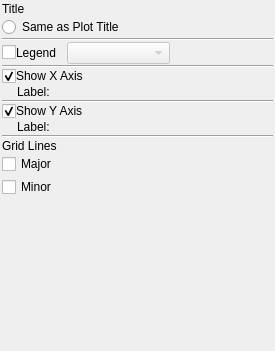
<?xml version="1.0" encoding="UTF-8"?>
<ui version="4.0">
 <class>CanvasTab</class>
 <widget class="QWidget" name="CanvasTab">
  <property name="geometry">
   <rect>
    <x>0</x>
    <y>0</y>
    <width>275</width>
    <height>351</height>
   </rect>
  </property>
  <property name="maximumSize">
   <size>
    <width>275</width>
    <height>16777215</height>
   </size>
  </property>
  <property name="windowTitle">
   <string>PlotMS Canvas Tab</string>
  </property>
  <layout class="QVBoxLayout" name="verticalLayout">
   <property name="spacing">
    <number>1</number>
   </property>
   <property name="margin">
    <number>2</number>
   </property>
   <item>
    <widget class="QLabel" name="titleLabel">
     <property name="text">
      <string>Title</string>
     </property>
     <property name="textFormat">
      <enum>Qt::RichText</enum>
     </property>
    </widget>
   </item>
   <item>
    <widget class="QFrame" name="titleFrame">
     <property name="frameShape">
      <enum>QFrame::NoFrame</enum>
     </property>
     <property name="frameShadow">
      <enum>QFrame::Raised</enum>
     </property>
     <layout class="QVBoxLayout">
      <property name="spacing">
       <number>3</number>
      </property>
      <property name="margin">
       <number>0</number>
      </property>
      <item>
       <widget class="QRadioButton" name="titleSameAsPlot">
        <property name="text">
         <string>Same as Plot Title</string>
        </property>
       </widget>
      </item>
     </layout>
    </widget>
   </item>
   <item>
    <widget class="Line" name="line">
     <property name="orientation">
      <enum>Qt::Horizontal</enum>
     </property>
    </widget>
   </item>
   <item>
    <layout class="QHBoxLayout">
     <property name="spacing">
      <number>0</number>
     </property>
     <item>
      <widget class="QCheckBox" name="legend">
       <property name="text">
        <string/>
       </property>
      </widget>
     </item>
     <item>
      <widget class="QLabel" name="legendLabel">
       <property name="text">
        <string>Legend</string>
       </property>
       <property name="textFormat">
        <enum>Qt::RichText</enum>
       </property>
      </widget>
     </item>
     <item>
      <spacer>
       <property name="orientation">
        <enum>Qt::Horizontal</enum>
       </property>
       <property name="sizeType">
        <enum>QSizePolicy::Fixed</enum>
       </property>
       <property name="sizeHint" stdset="0">
        <size>
         <width>10</width>
         <height>20</height>
        </size>
       </property>
      </spacer>
     </item>
     <item>
      <widget class="QComboBox" name="legendChooser">
       <property name="enabled">
        <bool>false</bool>
       </property>
       <property name="sizePolicy">
        <sizepolicy hsizetype="Expanding" vsizetype="Fixed">
         <horstretch>0</horstretch>
         <verstretch>0</verstretch>
        </sizepolicy>
       </property>
      </widget>
     </item>
     <item>
      <spacer>
       <property name="orientation">
        <enum>Qt::Horizontal</enum>
       </property>
       <property name="sizeHint" stdset="0">
        <size>
         <width>40</width>
         <height>20</height>
        </size>
       </property>
      </spacer>
     </item>
    </layout>
   </item>
   <item>
    <widget class="Line" name="line_4">
     <property name="orientation">
      <enum>Qt::Horizontal</enum>
     </property>
    </widget>
   </item>
   <item>
    <layout class="QHBoxLayout">
     <property name="spacing">
      <number>0</number>
     </property>
     <item>
      <widget class="QCheckBox" name="xAxis">
       <property name="text">
        <string/>
       </property>
       <property name="checked">
        <bool>true</bool>
       </property>
      </widget>
     </item>
     <item>
      <widget class="QLabel" name="xAxisLabel">
       <property name="sizePolicy">
        <sizepolicy hsizetype="Expanding" vsizetype="Preferred">
         <horstretch>0</horstretch>
         <verstretch>0</verstretch>
        </sizepolicy>
       </property>
       <property name="text">
        <string>Show X Axis</string>
       </property>
       <property name="textFormat">
        <enum>Qt::RichText</enum>
       </property>
      </widget>
     </item>
    </layout>
   </item>
   <item>
    <widget class="QFrame" name="xLabel">
     <property name="frameShape">
      <enum>QFrame::NoFrame</enum>
     </property>
     <property name="frameShadow">
      <enum>QFrame::Raised</enum>
     </property>
     <layout class="QHBoxLayout">
      <property name="spacing">
       <number>3</number>
      </property>
      <property name="leftMargin">
       <number>15</number>
      </property>
      <property name="topMargin">
       <number>0</number>
      </property>
      <property name="rightMargin">
       <number>0</number>
      </property>
      <property name="bottomMargin">
       <number>0</number>
      </property>
      <item>
       <widget class="QLabel" name="xLabelLabel">
        <property name="text">
         <string>Label:</string>
        </property>
        <property name="textFormat">
         <enum>Qt::RichText</enum>
        </property>
       </widget>
      </item>
      <item>
       <widget class="QFrame" name="xLabelFrame">
        <property name="sizePolicy">
         <sizepolicy hsizetype="Expanding" vsizetype="Preferred">
          <horstretch>0</horstretch>
          <verstretch>0</verstretch>
         </sizepolicy>
        </property>
        <property name="frameShape">
         <enum>QFrame::NoFrame</enum>
        </property>
        <property name="frameShadow">
         <enum>QFrame::Raised</enum>
        </property>
       </widget>
      </item>
     </layout>
    </widget>
   </item>
   <item>
    <widget class="Line" name="line_3">
     <property name="orientation">
      <enum>Qt::Horizontal</enum>
     </property>
    </widget>
   </item>
   <item>
    <layout class="QHBoxLayout">
     <property name="spacing">
      <number>0</number>
     </property>
     <item>
      <widget class="QCheckBox" name="yAxis">
       <property name="text">
        <string/>
       </property>
       <property name="checked">
        <bool>true</bool>
       </property>
      </widget>
     </item>
     <item>
      <widget class="QLabel" name="yAxisLabel">
       <property name="sizePolicy">
        <sizepolicy hsizetype="Expanding" vsizetype="Preferred">
         <horstretch>0</horstretch>
         <verstretch>0</verstretch>
        </sizepolicy>
       </property>
       <property name="text">
        <string>Show Y Axis</string>
       </property>
       <property name="textFormat">
        <enum>Qt::RichText</enum>
       </property>
      </widget>
     </item>
    </layout>
   </item>
   <item>
    <widget class="QFrame" name="yLabel">
     <property name="frameShape">
      <enum>QFrame::NoFrame</enum>
     </property>
     <property name="frameShadow">
      <enum>QFrame::Raised</enum>
     </property>
     <layout class="QHBoxLayout">
      <property name="spacing">
       <number>3</number>
      </property>
      <property name="leftMargin">
       <number>15</number>
      </property>
      <property name="topMargin">
       <number>0</number>
      </property>
      <property name="rightMargin">
       <number>0</number>
      </property>
      <property name="bottomMargin">
       <number>0</number>
      </property>
      <item>
       <widget class="QLabel" name="yLabelLabel">
        <property name="text">
         <string>Label:</string>
        </property>
        <property name="textFormat">
         <enum>Qt::RichText</enum>
        </property>
       </widget>
      </item>
      <item>
       <widget class="QFrame" name="yLabelFrame">
        <property name="sizePolicy">
         <sizepolicy hsizetype="Expanding" vsizetype="Preferred">
          <horstretch>0</horstretch>
          <verstretch>0</verstretch>
         </sizepolicy>
        </property>
        <property name="frameShape">
         <enum>QFrame::NoFrame</enum>
        </property>
        <property name="frameShadow">
         <enum>QFrame::Raised</enum>
        </property>
       </widget>
      </item>
     </layout>
    </widget>
   </item>
   <item>
    <widget class="Line" name="line_2">
     <property name="orientation">
      <enum>Qt::Horizontal</enum>
     </property>
    </widget>
   </item>
   <item>
    <widget class="QLabel" name="gridLabel">
     <property name="text">
      <string>Grid Lines</string>
     </property>
    </widget>
   </item>
   <item>
    <widget class="QFrame" name="gridFrame">
     <property name="maximumSize">
      <size>
       <width>16777215</width>
       <height>50</height>
      </size>
     </property>
     <property name="frameShape">
      <enum>QFrame::NoFrame</enum>
     </property>
     <property name="frameShadow">
      <enum>QFrame::Raised</enum>
     </property>
     <layout class="QGridLayout">
      <property name="margin">
       <number>0</number>
      </property>
      <property name="spacing">
       <number>3</number>
      </property>
      <item row="0" column="0">
       <widget class="QCheckBox" name="gridMajor">
        <property name="text">
         <string>Major</string>
        </property>
       </widget>
      </item>
      <item row="0" column="1">
       <widget class="QFrame" name="gridMajorFrame">
        <property name="sizePolicy">
         <sizepolicy hsizetype="Expanding" vsizetype="Preferred">
          <horstretch>0</horstretch>
          <verstretch>0</verstretch>
         </sizepolicy>
        </property>
        <property name="frameShape">
         <enum>QFrame::NoFrame</enum>
        </property>
        <property name="frameShadow">
         <enum>QFrame::Raised</enum>
        </property>
       </widget>
      </item>
      <item row="1" column="0">
       <widget class="QCheckBox" name="gridMinor">
        <property name="text">
         <string>Minor</string>
        </property>
       </widget>
      </item>
      <item row="1" column="1">
       <widget class="QFrame" name="gridMinorFrame">
        <property name="sizePolicy">
         <sizepolicy hsizetype="Expanding" vsizetype="Preferred">
          <horstretch>0</horstretch>
          <verstretch>0</verstretch>
         </sizepolicy>
        </property>
        <property name="frameShape">
         <enum>QFrame::NoFrame</enum>
        </property>
        <property name="frameShadow">
         <enum>QFrame::Raised</enum>
        </property>
       </widget>
      </item>
     </layout>
    </widget>
   </item>
   <item>
    <spacer>
     <property name="orientation">
      <enum>Qt::Vertical</enum>
     </property>
     <property name="sizeHint" stdset="0">
      <size>
       <width>236</width>
       <height>121</height>
      </size>
     </property>
    </spacer>
   </item>
  </layout>
 </widget>
 <resources/>
 <connections>
  <connection>
   <sender>legend</sender>
   <signal>toggled(bool)</signal>
   <receiver>legendChooser</receiver>
   <slot>setEnabled(bool)</slot>
   <hints>
    <hint type="sourcelabel">
     <x>15</x>
     <y>59</y>
    </hint>
    <hint type="destinationlabel">
     <x>89</x>
     <y>52</y>
    </hint>
   </hints>
  </connection>
  <connection>
   <sender>gridMajor</sender>
   <signal>toggled(bool)</signal>
   <receiver>gridMajorFrame</receiver>
   <slot>setEnabled(bool)</slot>
   <hints>
    <hint type="sourcelabel">
     <x>11</x>
     <y>205</y>
    </hint>
    <hint type="destinationlabel">
     <x>67</x>
     <y>201</y>
    </hint>
   </hints>
  </connection>
  <connection>
   <sender>gridMinor</sender>
   <signal>toggled(bool)</signal>
   <receiver>gridMinorFrame</receiver>
   <slot>setEnabled(bool)</slot>
   <hints>
    <hint type="sourcelabel">
     <x>10</x>
     <y>229</y>
    </hint>
    <hint type="destinationlabel">
     <x>65</x>
     <y>223</y>
    </hint>
   </hints>
  </connection>
 </connections>
</ui>
